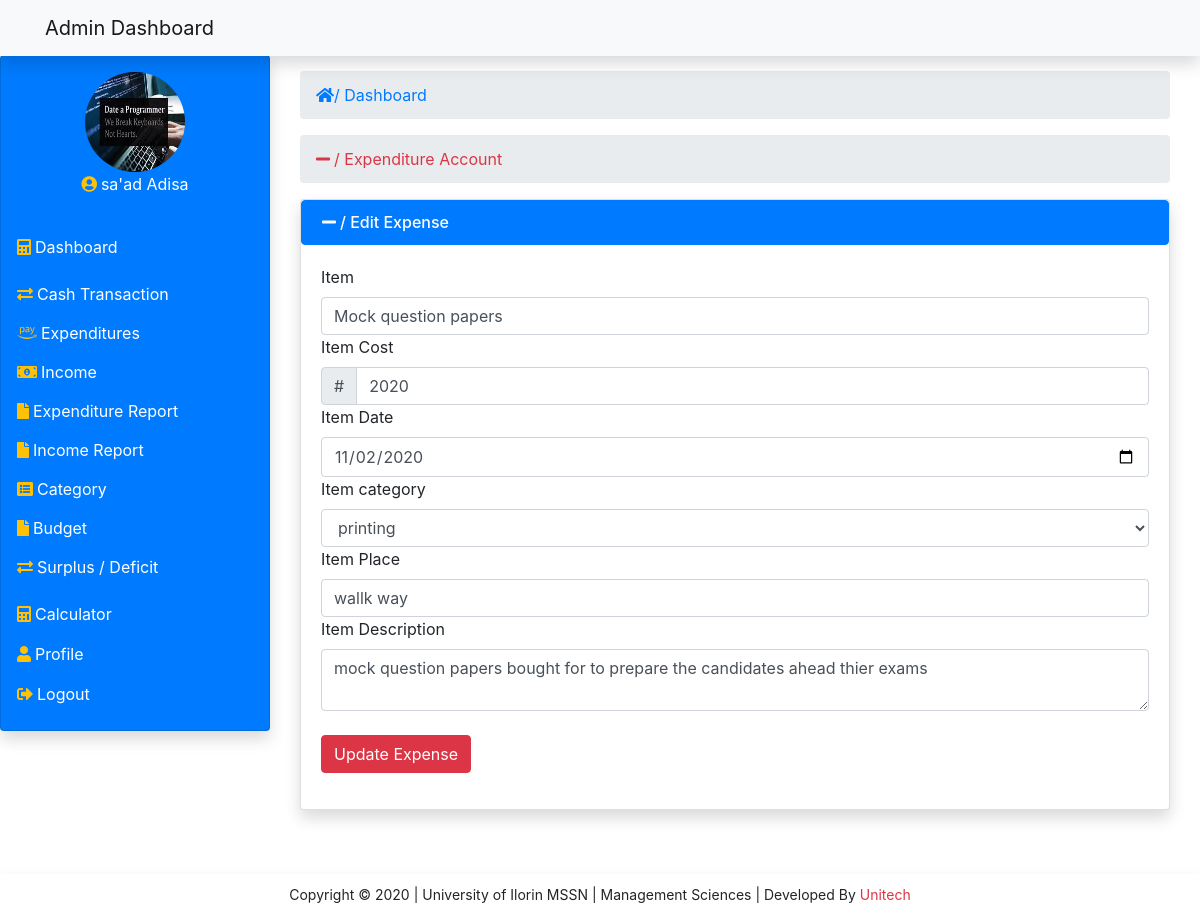
The page /views/edit.php?expid=2 (signed in) on the database its author committed.
### tables this page shows
CREATE TABLE `expenditure` (
  `id` int(11) NOT NULL,
  `item` varchar(200) NOT NULL,
  `itemdate` date NOT NULL,
  `cost` int(11) NOT NULL,
  `noteDate` timestamp NOT NULL DEFAULT CURRENT_TIMESTAMP ON UPDATE CURRENT_TIMESTAMP,
  `itemdesc` text NOT NULL,
  `category` varchar(200) NOT NULL,
  `place` text NOT NULL
);

### modal/modal.php (called while the page is built, shortened)
<?php
    class Modal{
        private $localhost = 'localhost';
        private $dbname = 'management';
        private $username = 'root';
        private $password = '';
        public $conn;
        public function __construct(){
           try {
               $this->conn = new mysqli($this->localhost,$this->username,$this->password,$this->dbname);
           } catch (Exception $e) {
               echo 'connection failed'.$e->getMessage();
           }
        }
		public function edit($id){
			$data = null;
			if (isset($_GET['expid'])) {
				$query = "SELECT * FROM expenditure WHERE id= ? LIMIT 1";
				$stmt = $this->conn->prepare($query);
				$stmt->bind_param('i',$id);
				if($stmt->execute()){
					$result = $stmt->get_result();
					while ($fetch = $result->fetch_assoc()) {
						$data[] = $fetch;
					}
				}
			}
			return $data;
		}
		public function fetch_picture($id){
			$data = null;
			$query = "SELECT picture FROM admin_details WHERE id = ?";
			$stmt = $this->conn->prepare($query);
			$stmt->bind_param('i',$id);
			if($stmt->execute()){
				$result = $stmt->get_result();
				$fetch = $result->fetch_assoc();
				$data = $fetch;
			}
			return $data;
		}
    }
?>

### views/edit.php (the view, shortened to what this page needs)
<!DOCTYPE html>
<html lang="en">
<head>
     <link rel="stylesheet" href="../css/style.css">
    <link rel="stylesheet" href="../css/all.css">
    <link rel="stylesheet" href="../css/bootstrap.min.css">
    <link rel="stylesheet" href="../css/fontawesome.min.css">
</head>
<body>
        <?php include '../includes/topbar.php';?>
            <?php include '../includes/sidebar.php';?>
            <?php
                if (isset($_GET['expid'])) {
                    $table_name = 'Expenditure';
                    $account_type = 'Expense';
                    $color = 'danger';
                    $form_name = 'updateexp';
                }
                elseif (isset($_GET['incid'])) {
                    $table_name = 'Income';
                    $account_type = 'Income';
                    $color = 'success';
                    $form_name = 'updateinc';
                }
            ?>
            <ol class="breadcrumb">
                <li class="active text-<?=$color;?>"><i class="fa fa-minus mr-1"></i>/ <?=$table_name;?> Account</li>
            </ol>
        <div class="card shadow">
            <div>
                <h6 class="list-group-item active"><i class="fa fa-minus mr-1"></i>/ Edit <?=$account_type;?></h6>
            </div>
            <div class="card-body">
                    <?php
                        if (isset($_GET['expid'])) {
                            $id = $_GET['expid'];
                            $modal = new Modal;
                            $edit = $modal->edit($id);
                        }
                        elseif (isset($_GET['incid'])) {
                            $id = $_GET['incid'];
                            $modal = new Modal;
                            $edit = $modal->edit($id);
                        }
                            foreach ($edit as $editing) {?>
                <form action="#" method="POST" class="form-group">
                    <label for="item">Item</label>
                    <input type="text" class="form-control" value="<?= $editing['item'];?>" name="name" required>
                    <label for="item-cost">Item Cost</label>
                    <div class="input-group">
                        <div class="input-group-prepend">
                            <div class="input-group-text">#</div>
                        </div>
                        <input type="number" class="form-control" value="<?=$editing['cost'];?>" name="amount" required>
                    </div>
                    <label for="item">Item Date</label>
                    <input type="date" class="form-control" name="date" value="<?= $editing['itemdate'];?>" required>
                    <label for="post-category">Item category</label>
                    <select class="form-control" name="category" id="" required>
                        <option value="" disabled selected><?= $editing['category'];?></option>
                    </select>
                    <label for="item">Item Place</label>
                    <input type="text" class="form-control" name="place" value="<?= $editing['place'];?>" required>
                    <label for="item">Item Description</label>
                    <textarea name="description" class="form-control" id="" cols="15" value=""><?= $editing['itemdesc'];?></textarea><br>
                    <button type="submit" class="btn btn-danger" name="<?=$form_name;?>">Update <?=$account_type;?></button>
                </form>
                            <?php } ?>
            </div>
        </div>
        </div>
    </div>
</div>
            <?php include '../includes/footer.php';?>
</body>
</html>

### includes/sidebar.php (shortened to what this page needs)
  <div class="container-fluid toggle-nav">
      <div class="row justify-content-left align-items-left">
          <div class="col-md-3 nav-toggle" id="cols">
              <div class="card shadow bg-primary text-white p-3">
                  <div class="text-center">
                  <?php
                      include '../modal/modal.php';
                      $modal = new Modal;
                      $id = $_SESSION['id'];
                      $picture = $modal->fetch_picture($id);
             ?>
                      <img src="<?= $picture['picture']; ?>" id="img-fluid" class="img-fluid card-img-top" alt="profile image">
                  </div>
                  <div class="caption">
                      <p class="text-center"><i class="fas text-warning fa-user-circle mr-1 text-warning"></i><?= $_SESSION['username']; ?></p>
                  </div>
                  <ul class="navbar-nav">
                      <li class="nav-item">
                          <a href="../admin/dashboard.php" class="nav-link"><i class="fas text-warning fa-calculator mr-1"></i>Dashboard</a>
                      </li>
                      <li class="nav-item" onclick="transact()"><i class="fas text-warning text-warning fa-exchange-alt mr-1"></i>Cash Transaction
                      </li>
                      <li class="nav-item" onclick="expenditure()"><i class="fab text-warning fa-amazon-pay mr-1"></i>Expenditures
                      </li>
                      <li class="nav-item" onclick="income()"><i class="fas text-warning fa-money-bill-alt mr-1" arial-hidden="true"></i>Income
                      </li>
                      <li class="nav-item" onclick="expReport()"><i class="fa fa-file text-warning mr-1"></i>Expenditure Report
                      </li>
                      <li class="nav-item" onclick="incReport()"><i class="fa fa-file mr-1 text-warning"></i>Income Report
                      </li>
                      <li class="nav-item" onclick="category()"><i class="fas text-warning fa-list-alt mr-1" arial-hidden="true"></i>Category
                      </li>
                      <li class="nav-item" onclick="budget()"><i class="fa text-warning fa-file mr-1"></i>Budget
                      </li>
                      <li class="nav-item" onclick="balance()"><i class="fas text-warning text-warning fa-exchange-alt mr-1"></i>Surplus / Deficit
                      </li>
                      <li class="nav-item"><a href="../views/calculator.php" class="nav-link"><i class="fas text-warning fa-calculator mr-1"></i>Calculator</a></li>
                      <li class="nav-item mt-0"><a href="../views/profile.php" class="nav-link"><i class="fas text-warning fa-user mr-1"></i>Profile</a></li>
                      <li class="nav-item mt-0"><a href="../views/logout.php" class="nav-link"><i class=" text-warning fas fa-sign-out-alt mr-1"></i>Logout</a></li>
                  </ul>
              </div>
          </div>
                          <div class="col-md-9 my-3">
<ol class="breadcrumb">
	<li class="active text-primary"> <i class="fas fa-home text-primary"></i>/ Dashboard</li>
</ol>

### css/style.css (style rules this page uses)
body { margin: 0; padding: 0; scroll-behavior: smooth; background-color: #E5E5E5; }
.toggle-nav { margin-top: 55px !important; }
.container-fluid > .row > .col-md-3 > .card > div > img { border-radius: 50%; text-align: center; margin: 0 auto !important; width: 100px; height: 100px; position: relative; }
.container-fluid > .row > .col-md-3 > .card > ul { position: relative; }
.container-fluid > .row > .col-md-3 > .card > ul > li { margin-top: 15px; cursor: pointer; }
.container-fluid > .row > .col-md-3 > .card > ul > li > div a,.container-fluid > .row > .col-md-3 > .card > ul > li > a { text-decoration: none !important; color: white !important; }
#cols { margin-left: -15px; }

### css/all.css (style rules this page uses)
.fa, .fas, .far, .fal, .fad, .fab { -moz-osx-font-smoothing: grayscale; -webkit-font-smoothing: antialiased; display: inline-block; font-style: normal; font-variant: normal; text-rendering: auto; line-height: 1; }
.fa-amazon-pay:before { content: "\f42c"; }
.fa-calculator:before { content: "\f1ec"; }
.fa-exchange-alt:before { content: "\f362"; }
.fa-file:before { content: "\f15b"; }
.fa-home:before { content: "\f015"; }
.fa-list-alt:before { content: "\f022"; }
.fa-minus:before { content: "\f068"; }
.fa-money-bill-alt:before { content: "\f3d1"; }
.fa-sign-out-alt:before { content: "\f2f5"; }
.fa-user:before { content: "\f007"; }
.fa-user-circle:before { content: "\f2bd"; }
.fab { font-family: 'Font Awesome 5 Brands'; font-weight: 400; }
.fa, .fas { font-family: 'Font Awesome 5 Free'; font-weight: 900; }

### rows shown on the page
expenditure: name "Mock question papers", amount "2020", date "11/02/2020", category "printing", place "wallk way", description "mock question papers bought for to prepare the candidates ahead thier exams"

### other values the page prints
$_SESSION['username'] "sa'ad Adisa"
$table_name "Expenditure"
$account_type "Expense"
